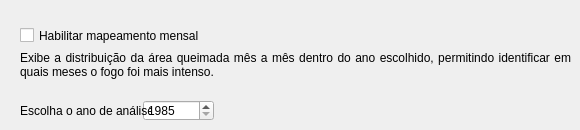
     <widget class="QWidget" name="Fire_monthly">
      <attribute name="title">
       <string>Ocorrência de fogo mensal</string>
      </attribute>
      <widget class="QSpinBox" name="FireMonthlyYear">
       <property name="geometry">
        <rect>
         <x>143</x>
         <y>100</y>
         <width>71</width>
         <height>21</height>
        </rect>
       </property>
       <property name="minimum">
        <number>1985</number>
       </property>
       <property name="maximum">
        <number>2999</number>
       </property>
       <property name="value">
        <number>1985</number>
       </property>
      </widget>
      <widget class="QCheckBox" name="check_fire_Monthly">
       <property name="enabled">
        <bool>true</bool>
       </property>
       <property name="geometry">
        <rect>
         <x>20</x>
         <y>20</y>
         <width>181</width>
         <height>31</height>
        </rect>
       </property>
       <property name="font">
        <font>
         <strikeout>false</strikeout>
         <stylestrategy>PreferDefault</stylestrategy>
         <kerning>false</kerning>
        </font>
       </property>
       <property name="mouseTracking">
        <bool>true</bool>
       </property>
       <property name="contextMenuPolicy">
        <enum>Qt::DefaultContextMenu</enum>
       </property>
       <property name="acceptDrops">
        <bool>false</bool>
       </property>
       <property name="layoutDirection">
        <enum>Qt::LeftToRight</enum>
       </property>
       <property name="autoFillBackground">
        <bool>false</bool>
       </property>
       <property name="inputMethodHints">
        <set>Qt::ImhNone</set>
       </property>
       <property name="text">
        <string>Habilitar mapeamento mensal</string>
       </property>
       <property name="checked">
        <bool>false</bool>
       </property>
       <property name="tristate">
        <bool>false</bool>
       </property>
      </widget>
      <widget class="QLabel" name="Selecioneanoaseguir_2">
       <property name="geometry">
        <rect>
         <x>20</x>
         <y>100</y>
         <width>131</width>
         <height>21</height>
        </rect>
       </property>
       <property name="text">
        <string>Escolha o ano de análise:</string>
       </property>
       <property name="alignment">
        <set>Qt::AlignLeading|Qt::AlignLeft|Qt::AlignVCenter</set>
       </property>
      </widget>
      <widget class="QLabel" name="Descriotion_fire_accumulated_3">
       <property name="geometry">
        <rect>
         <x>20</x>
         <y>40</y>
         <width>551</width>
         <height>50</height>
        </rect>
       </property>
       <property name="text">
        <string>&lt;html&gt;&lt;head/&gt;&lt;body&gt;&lt;p&gt;Exibe a distribuição da área queimada mês a mês dentro do ano escolhido, permitindo identificar em quais meses o fogo foi mais intenso.&lt;/p&gt;&lt;/body&gt;&lt;/html&gt;</string>
       </property>
       <property name="alignment">
        <set>Qt::AlignJustify|Qt::AlignVCenter</set>
       </property>
       <property name="wordWrap">
        <bool>true</bool>
       </property>
      </widget>
     </widget>
